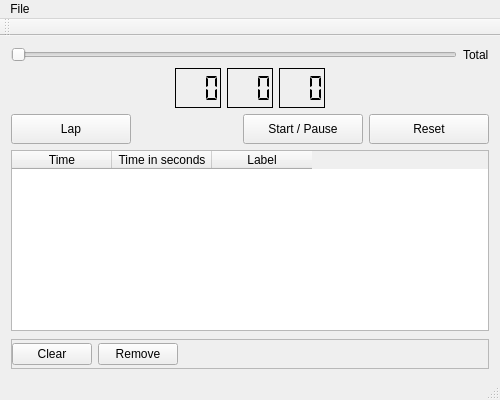
<?xml version="1.0" encoding="UTF-8"?>
<ui version="4.0">
 <class>MainWindow</class>
 <widget class="QMainWindow" name="MainWindow">
  <property name="geometry">
   <rect>
    <x>0</x>
    <y>0</y>
    <width>500</width>
    <height>400</height>
   </rect>
  </property>
  <property name="windowTitle">
   <string>MainWindow</string>
  </property>
  <widget class="QWidget" name="centralWidget">
   <layout class="QVBoxLayout" name="verticalLayout">
    <item>
     <layout class="QHBoxLayout" name="horizontalLayout_3">
      <item>
       <widget class="QSlider" name="sliderTimer">
        <property name="orientation">
         <enum>Qt::Horizontal</enum>
        </property>
       </widget>
      </item>
      <item>
       <widget class="QLabel" name="lblTotalTime">
        <property name="text">
         <string>Total</string>
        </property>
       </widget>
      </item>
     </layout>
    </item>
    <item>
     <layout class="QHBoxLayout" name="horizontalLayout">
      <item>
       <spacer name="horizontalSpacer_2">
        <property name="orientation">
         <enum>Qt::Horizontal</enum>
        </property>
        <property name="sizeHint" stdset="0">
         <size>
          <width>40</width>
          <height>20</height>
         </size>
        </property>
       </spacer>
      </item>
      <item>
       <widget class="QLCDNumber" name="lcdHours">
        <property name="minimumSize">
         <size>
          <width>0</width>
          <height>40</height>
         </size>
        </property>
        <property name="font">
         <font>
          <pointsize>10</pointsize>
          <weight>75</weight>
          <bold>true</bold>
         </font>
        </property>
        <property name="frameShadow">
         <enum>QFrame::Plain</enum>
        </property>
        <property name="digitCount">
         <number>3</number>
        </property>
        <property name="segmentStyle">
         <enum>QLCDNumber::Flat</enum>
        </property>
       </widget>
      </item>
      <item>
       <widget class="QLCDNumber" name="lcdMins">
        <property name="minimumSize">
         <size>
          <width>0</width>
          <height>40</height>
         </size>
        </property>
        <property name="font">
         <font>
          <pointsize>10</pointsize>
          <weight>75</weight>
          <bold>true</bold>
         </font>
        </property>
        <property name="frameShadow">
         <enum>QFrame::Plain</enum>
        </property>
        <property name="digitCount">
         <number>3</number>
        </property>
        <property name="segmentStyle">
         <enum>QLCDNumber::Flat</enum>
        </property>
       </widget>
      </item>
      <item>
       <widget class="QLCDNumber" name="lcdSecs">
        <property name="minimumSize">
         <size>
          <width>0</width>
          <height>40</height>
         </size>
        </property>
        <property name="font">
         <font>
          <pointsize>10</pointsize>
          <weight>75</weight>
          <bold>true</bold>
         </font>
        </property>
        <property name="frameShadow">
         <enum>QFrame::Plain</enum>
        </property>
        <property name="digitCount">
         <number>3</number>
        </property>
        <property name="segmentStyle">
         <enum>QLCDNumber::Flat</enum>
        </property>
       </widget>
      </item>
      <item>
       <spacer name="horizontalSpacer_3">
        <property name="orientation">
         <enum>Qt::Horizontal</enum>
        </property>
        <property name="sizeHint" stdset="0">
         <size>
          <width>40</width>
          <height>20</height>
         </size>
        </property>
       </spacer>
      </item>
     </layout>
    </item>
    <item>
     <layout class="QHBoxLayout" name="horizontalLayout_2">
      <item>
       <widget class="QPushButton" name="pbLap">
        <property name="minimumSize">
         <size>
          <width>120</width>
          <height>30</height>
         </size>
        </property>
        <property name="text">
         <string>Lap</string>
        </property>
       </widget>
      </item>
      <item>
       <spacer name="horizontalSpacer">
        <property name="orientation">
         <enum>Qt::Horizontal</enum>
        </property>
        <property name="sizeHint" stdset="0">
         <size>
          <width>40</width>
          <height>20</height>
         </size>
        </property>
       </spacer>
      </item>
      <item>
       <widget class="QPushButton" name="pbStart">
        <property name="minimumSize">
         <size>
          <width>120</width>
          <height>30</height>
         </size>
        </property>
        <property name="text">
         <string>Start / Pause</string>
        </property>
       </widget>
      </item>
      <item>
       <widget class="QPushButton" name="pbStop">
        <property name="minimumSize">
         <size>
          <width>120</width>
          <height>30</height>
         </size>
        </property>
        <property name="text">
         <string>Reset</string>
        </property>
       </widget>
      </item>
     </layout>
    </item>
    <item>
     <widget class="QTableWidget" name="tableWidget">
      <property name="selectionMode">
       <enum>QAbstractItemView::SingleSelection</enum>
      </property>
      <column>
       <property name="text">
        <string>Time</string>
       </property>
      </column>
      <column>
       <property name="text">
        <string>Time in seconds</string>
       </property>
      </column>
      <column>
       <property name="text">
        <string>Label</string>
       </property>
      </column>
     </widget>
    </item>
    <item>
     <widget class="QFrame" name="frame">
      <property name="minimumSize">
       <size>
        <width>0</width>
        <height>30</height>
       </size>
      </property>
      <property name="maximumSize">
       <size>
        <width>16777215</width>
        <height>25</height>
       </size>
      </property>
      <property name="frameShape">
       <enum>QFrame::StyledPanel</enum>
      </property>
      <property name="frameShadow">
       <enum>QFrame::Raised</enum>
      </property>
      <layout class="QHBoxLayout" name="horizontalLayout_4">
       <property name="leftMargin">
        <number>0</number>
       </property>
       <property name="topMargin">
        <number>0</number>
       </property>
       <property name="rightMargin">
        <number>0</number>
       </property>
       <property name="bottomMargin">
        <number>0</number>
       </property>
       <item>
        <widget class="QPushButton" name="pbClear">
         <property name="text">
          <string>Clear</string>
         </property>
        </widget>
       </item>
       <item>
        <widget class="QPushButton" name="pbRemove">
         <property name="text">
          <string>Remove</string>
         </property>
        </widget>
       </item>
       <item>
        <spacer name="horizontalSpacer_4">
         <property name="orientation">
          <enum>Qt::Horizontal</enum>
         </property>
         <property name="sizeHint" stdset="0">
          <size>
           <width>315</width>
           <height>20</height>
          </size>
         </property>
        </spacer>
       </item>
      </layout>
     </widget>
    </item>
   </layout>
  </widget>
  <widget class="QMenuBar" name="menuBar">
   <property name="geometry">
    <rect>
     <x>0</x>
     <y>0</y>
     <width>500</width>
     <height>21</height>
    </rect>
   </property>
   <widget class="QMenu" name="menuFile">
    <property name="title">
     <string>File</string>
    </property>
    <addaction name="actionImport"/>
    <addaction name="actionExport"/>
   </widget>
   <addaction name="menuFile"/>
  </widget>
  <widget class="QToolBar" name="mainToolBar">
   <attribute name="toolBarArea">
    <enum>TopToolBarArea</enum>
   </attribute>
   <attribute name="toolBarBreak">
    <bool>false</bool>
   </attribute>
  </widget>
  <widget class="QStatusBar" name="statusBar"/>
  <action name="actionImport">
   <property name="text">
    <string>Import</string>
   </property>
  </action>
  <action name="actionExport">
   <property name="text">
    <string>Export</string>
   </property>
  </action>
 </widget>
 <layoutdefault spacing="6" margin="11"/>
 <resources/>
 <connections/>
</ui>
